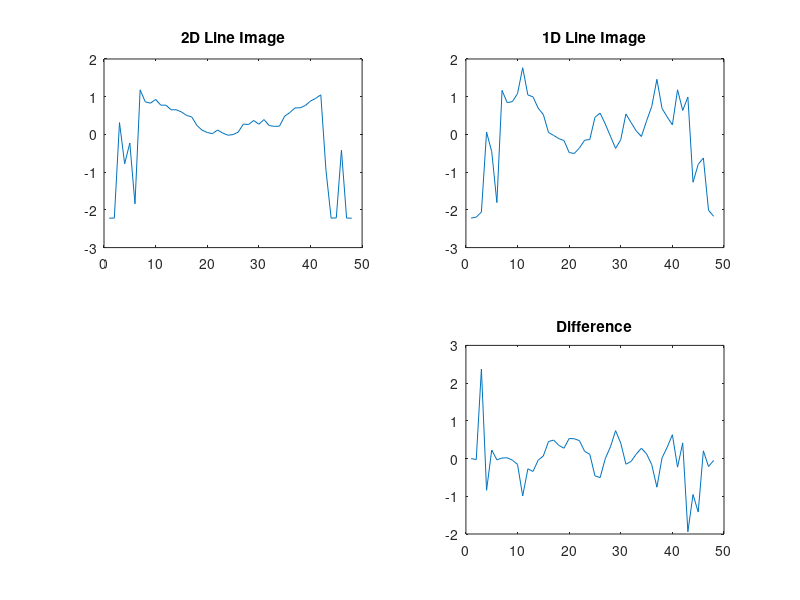
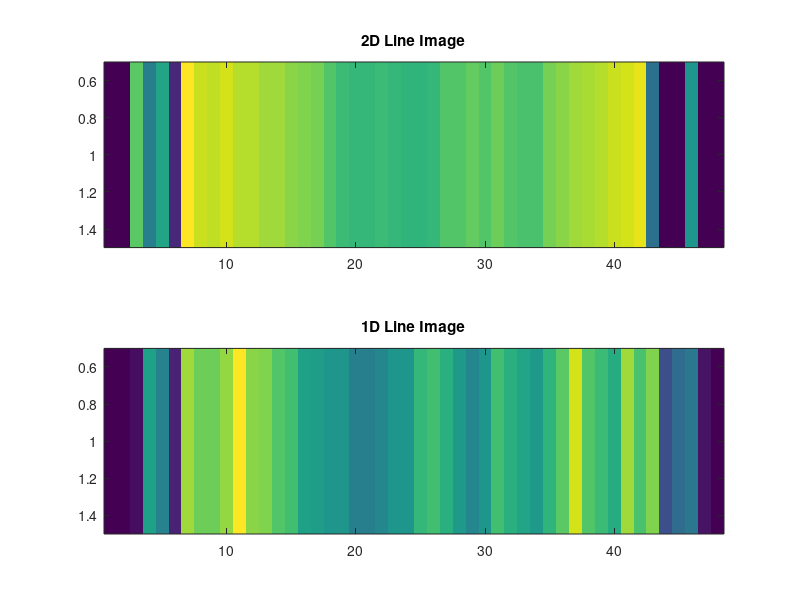
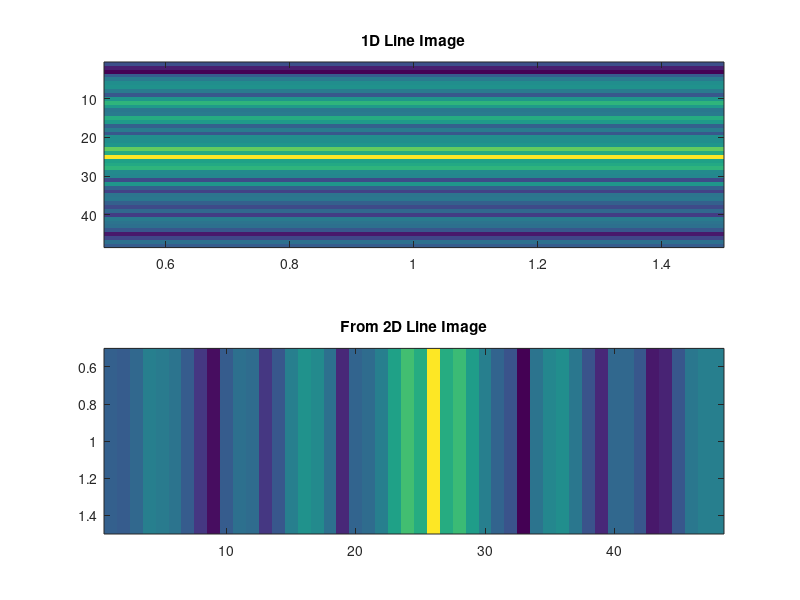

Write MATLAB code to recreate these figures, in order.
clear all
clc
%%
LI_1D = load('LineImage1D.mat');
LI = load('LineImage.mat');
% SE = load('SpinEchoImage.mat');


figure;

line2D = LI.Ispace(:,25)';


subplot(2,2,1);plot(normalize(abs(line2D)));
title('2D Line Image');
subplot(2,2,2);plot(normalize(abs(LI_1D.Ispace))');
title('1D Line Image');


subplot(2,2,4);plot(normalize(abs(line2D))-normalize(abs(LI_1D.Ispace))');
title('Difference');


figure;

subplot(2,1,1);imagesc(normalize(abs(line2D)));
title('2D Line Image');
subplot(2,1,2);imagesc(normalize(abs(LI_1D.Ispace)'));
title('1D Line Image');

%% kSpace comparison
k1D = fftshift(fft(fftshift(LI_1D.Ispace)));
kLine = fftshift(fft(fftshift(line2D)));

figure;
subplot(2,1,1);imagesc(log(abs(k1D)));
title('1D Line Image');

subplot(2,1,2);imagesc(log(abs(kLine)));
title('From 2D Line Image');
